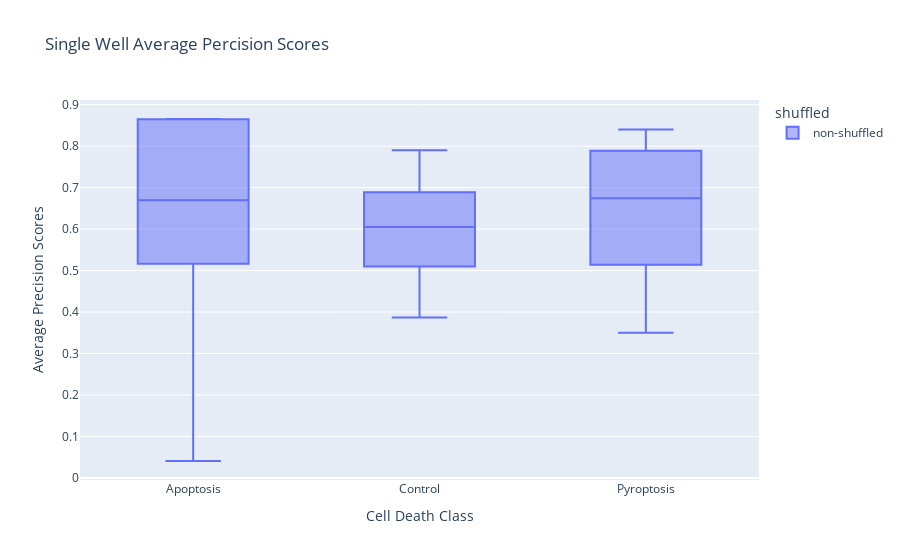

The notebook cell saved with this chart:
### Code cell
# Assuming all_cp_df, all_dp_df, and all_cp_dp_df are your DataFrames
categories_order = all_df["Metadata_labels"].unique()

# Create individual figures with the same category order
fig1 = px.box(
    all_df,
    x="Metadata_labels",
    y="average_precision",
    color="shuffled",
    title="Single Well Average Percision Scores",
    category_orders={"Metadata_labels": categories_order},
    labels={
        "average_precision": "Average Precision Scores",
        "Metadata_labels": "Cell Death Class",
    },
)
fig1

### Figure 1 — Plotly figure (JSON) as saved in the notebook; plotly's stock layout.template omitted (floating-point values rounded to 4 significant figures; data arrays with more than 128 entries replaced by an {"elided": "..."} marker saying what was removed)
{"data": [{"alignmentgroup": "True", "hovertemplate": "shuffled=non-shuffled<br>Cell Death Class=%{x}<br>Average Precision Scores=%{y}<extra></extra>", "legendgroup": "non-shuffled", "marker": {"color": "#636efa"}, "name": "non-shuffled", "notched": false, "offsetgroup": "non-shuffled", "orientation": "v", "showlegend": true, "type": "box", "x": {"elided": "157 str values"}, "x0": " ", "xaxis": "x", "y": {"elided": "157 float values"}, "y0": " ", "yaxis": "y"}], "layout": {"boxmode": "group", "legend": {"title": {"text": "shuffled"}, "tracegroupgap": 0}, "title": {"text": "Single Well Average Percision Scores"}, "xaxis": {"anchor": "y", "categoryarray": ["Apoptosis", "Control", "Pyroptosis"], "categoryorder": "array", "domain": [0, 1], "title": {"text": "Cell Death Class"}}, "yaxis": {"anchor": "x", "domain": [0, 1], "title": {"text": "Average Precision Scores"}}}}
